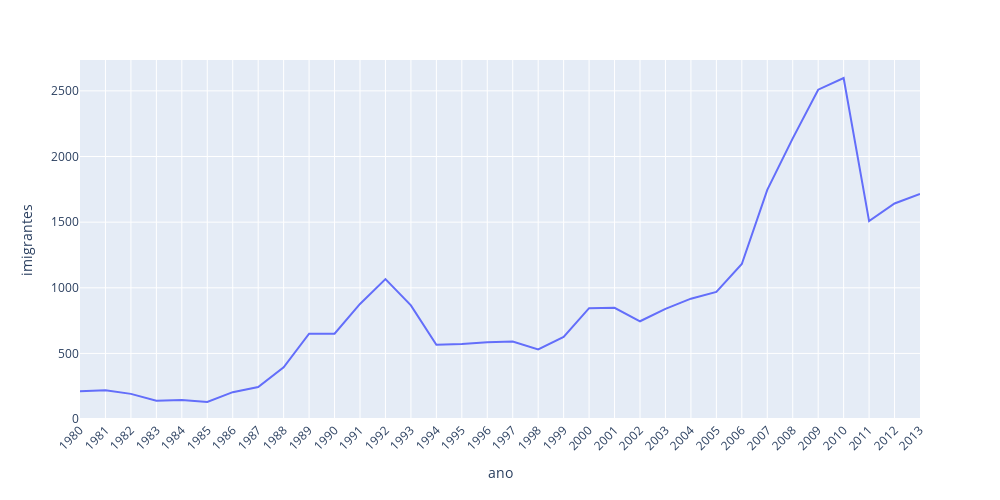

Notebook code for this chart:
### Code cell
fig = px.line(dados_brasil, x='ano', y='imigrantes')
fig.update_layout(width=1000, height=500, xaxis={'tickangle': -45})
fig.show()

### Figure 1 — Plotly figure (JSON) as saved in the notebook; plotly's stock layout.template omitted (floating-point values rounded to 4 significant figures)
{"data": [{"hovertemplate": "ano=%{x}<br>imigrantes=%{y}<extra></extra>", "legendgroup": "", "line": {"color": "#636efa", "dash": "solid"}, "marker": {"symbol": "circle"}, "mode": "lines", "name": "", "orientation": "v", "showlegend": false, "type": "scatter", "x": ["1980", "1981", "1982", "1983", "1984", "1985", "1986", "1987", "1988", "1989", "1990", "1991", "1992", "1993", "1994", "1995", "1996", "1997", "1998", "1999", "2000", "2001", "2002", "2003", "2004", "2005", "2006", "2007", "2008", "2009", "2010", "2011", "2012", "2013"], "xaxis": "x", "y": [211, 220, 192, 139, 145, 130, 205, 244, 394, 650, 650, 877, 1066, 866, 566, 572, 586, 591, 531, 626, 845, 847, 745, 839, 917, 969, 1181, 1746, 2138, 2509, 2598, 1508, 1642, 1714], "yaxis": "y"}], "layout": {"height": 500, "legend": {"tracegroupgap": 0}, "margin": {"t": 60}, "width": 1000, "xaxis": {"anchor": "y", "domain": [0, 1], "tickangle": -45, "title": {"text": "ano"}}, "yaxis": {"anchor": "x", "domain": [0, 1], "title": {"text": "imigrantes"}}}}
